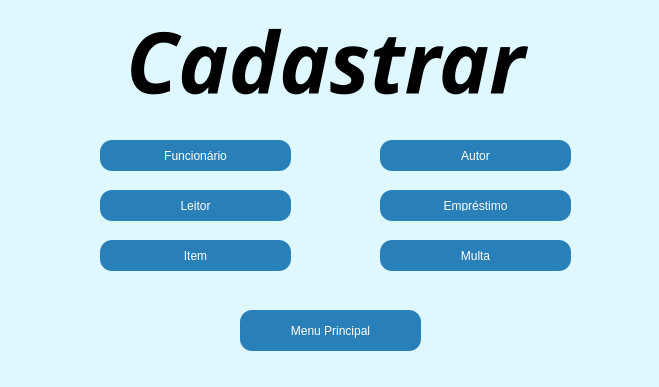
<?xml version="1.0" encoding="UTF-8"?>
<ui version="4.0">
 <class>Form</class>
 <widget class="QWidget" name="Form">
  <property name="geometry">
   <rect>
    <x>0</x>
    <y>0</y>
    <width>659</width>
    <height>387</height>
   </rect>
  </property>
  <property name="palette">
   <palette>
    <active>
     <colorrole role="WindowText">
      <brush brushstyle="SolidPattern">
       <color alpha="255">
        <red>0</red>
        <green>0</green>
        <blue>0</blue>
       </color>
      </brush>
     </colorrole>
     <colorrole role="Button">
      <brush brushstyle="SolidPattern">
       <color alpha="35">
        <red>24</red>
        <green>196</green>
        <blue>251</blue>
       </color>
      </brush>
     </colorrole>
     <colorrole role="Light">
      <brush brushstyle="SolidPattern">
       <color alpha="35">
        <red>147</red>
        <green>229</green>
        <blue>255</blue>
       </color>
      </brush>
     </colorrole>
     <colorrole role="Midlight">
      <brush brushstyle="SolidPattern">
       <color alpha="35">
        <red>85</red>
        <green>212</green>
        <blue>253</blue>
       </color>
      </brush>
     </colorrole>
     <colorrole role="Dark">
      <brush brushstyle="SolidPattern">
       <color alpha="35">
        <red>12</red>
        <green>98</green>
        <blue>125</blue>
       </color>
      </brush>
     </colorrole>
     <colorrole role="Mid">
      <brush brushstyle="SolidPattern">
       <color alpha="35">
        <red>16</red>
        <green>130</green>
        <blue>167</blue>
       </color>
      </brush>
     </colorrole>
     <colorrole role="Text">
      <brush brushstyle="SolidPattern">
       <color alpha="255">
        <red>0</red>
        <green>0</green>
        <blue>0</blue>
       </color>
      </brush>
     </colorrole>
     <colorrole role="BrightText">
      <brush brushstyle="SolidPattern">
       <color alpha="255">
        <red>255</red>
        <green>255</green>
        <blue>255</blue>
       </color>
      </brush>
     </colorrole>
     <colorrole role="ButtonText">
      <brush brushstyle="SolidPattern">
       <color alpha="255">
        <red>0</red>
        <green>0</green>
        <blue>0</blue>
       </color>
      </brush>
     </colorrole>
     <colorrole role="Base">
      <brush brushstyle="SolidPattern">
       <color alpha="255">
        <red>255</red>
        <green>255</green>
        <blue>255</blue>
       </color>
      </brush>
     </colorrole>
     <colorrole role="Window">
      <brush brushstyle="SolidPattern">
       <color alpha="35">
        <red>24</red>
        <green>196</green>
        <blue>251</blue>
       </color>
      </brush>
     </colorrole>
     <colorrole role="Shadow">
      <brush brushstyle="SolidPattern">
       <color alpha="255">
        <red>0</red>
        <green>0</green>
        <blue>0</blue>
       </color>
      </brush>
     </colorrole>
     <colorrole role="AlternateBase">
      <brush brushstyle="SolidPattern">
       <color alpha="145">
        <red>139</red>
        <green>225</green>
        <blue>253</blue>
       </color>
      </brush>
     </colorrole>
     <colorrole role="ToolTipBase">
      <brush brushstyle="SolidPattern">
       <color alpha="255">
        <red>255</red>
        <green>255</green>
        <blue>220</blue>
       </color>
      </brush>
     </colorrole>
     <colorrole role="ToolTipText">
      <brush brushstyle="SolidPattern">
       <color alpha="255">
        <red>0</red>
        <green>0</green>
        <blue>0</blue>
       </color>
      </brush>
     </colorrole>
    </active>
    <inactive>
     <colorrole role="WindowText">
      <brush brushstyle="SolidPattern">
       <color alpha="255">
        <red>0</red>
        <green>0</green>
        <blue>0</blue>
       </color>
      </brush>
     </colorrole>
     <colorrole role="Button">
      <brush brushstyle="SolidPattern">
       <color alpha="35">
        <red>24</red>
        <green>196</green>
        <blue>251</blue>
       </color>
      </brush>
     </colorrole>
     <colorrole role="Light">
      <brush brushstyle="SolidPattern">
       <color alpha="35">
        <red>147</red>
        <green>229</green>
        <blue>255</blue>
       </color>
      </brush>
     </colorrole>
     <colorrole role="Midlight">
      <brush brushstyle="SolidPattern">
       <color alpha="35">
        <red>85</red>
        <green>212</green>
        <blue>253</blue>
       </color>
      </brush>
     </colorrole>
     <colorrole role="Dark">
      <brush brushstyle="SolidPattern">
       <color alpha="35">
        <red>12</red>
        <green>98</green>
        <blue>125</blue>
       </color>
      </brush>
     </colorrole>
     <colorrole role="Mid">
      <brush brushstyle="SolidPattern">
       <color alpha="35">
        <red>16</red>
        <green>130</green>
        <blue>167</blue>
       </color>
      </brush>
     </colorrole>
     <colorrole role="Text">
      <brush brushstyle="SolidPattern">
       <color alpha="255">
        <red>0</red>
        <green>0</green>
        <blue>0</blue>
       </color>
      </brush>
     </colorrole>
     <colorrole role="BrightText">
      <brush brushstyle="SolidPattern">
       <color alpha="255">
        <red>255</red>
        <green>255</green>
        <blue>255</blue>
       </color>
      </brush>
     </colorrole>
     <colorrole role="ButtonText">
      <brush brushstyle="SolidPattern">
       <color alpha="255">
        <red>0</red>
        <green>0</green>
        <blue>0</blue>
       </color>
      </brush>
     </colorrole>
     <colorrole role="Base">
      <brush brushstyle="SolidPattern">
       <color alpha="255">
        <red>255</red>
        <green>255</green>
        <blue>255</blue>
       </color>
      </brush>
     </colorrole>
     <colorrole role="Window">
      <brush brushstyle="SolidPattern">
       <color alpha="35">
        <red>24</red>
        <green>196</green>
        <blue>251</blue>
       </color>
      </brush>
     </colorrole>
     <colorrole role="Shadow">
      <brush brushstyle="SolidPattern">
       <color alpha="255">
        <red>0</red>
        <green>0</green>
        <blue>0</blue>
       </color>
      </brush>
     </colorrole>
     <colorrole role="AlternateBase">
      <brush brushstyle="SolidPattern">
       <color alpha="145">
        <red>139</red>
        <green>225</green>
        <blue>253</blue>
       </color>
      </brush>
     </colorrole>
     <colorrole role="ToolTipBase">
      <brush brushstyle="SolidPattern">
       <color alpha="255">
        <red>255</red>
        <green>255</green>
        <blue>220</blue>
       </color>
      </brush>
     </colorrole>
     <colorrole role="ToolTipText">
      <brush brushstyle="SolidPattern">
       <color alpha="255">
        <red>0</red>
        <green>0</green>
        <blue>0</blue>
       </color>
      </brush>
     </colorrole>
    </inactive>
    <disabled>
     <colorrole role="WindowText">
      <brush brushstyle="SolidPattern">
       <color alpha="35">
        <red>12</red>
        <green>98</green>
        <blue>125</blue>
       </color>
      </brush>
     </colorrole>
     <colorrole role="Button">
      <brush brushstyle="SolidPattern">
       <color alpha="35">
        <red>24</red>
        <green>196</green>
        <blue>251</blue>
       </color>
      </brush>
     </colorrole>
     <colorrole role="Light">
      <brush brushstyle="SolidPattern">
       <color alpha="35">
        <red>147</red>
        <green>229</green>
        <blue>255</blue>
       </color>
      </brush>
     </colorrole>
     <colorrole role="Midlight">
      <brush brushstyle="SolidPattern">
       <color alpha="35">
        <red>85</red>
        <green>212</green>
        <blue>253</blue>
       </color>
      </brush>
     </colorrole>
     <colorrole role="Dark">
      <brush brushstyle="SolidPattern">
       <color alpha="35">
        <red>12</red>
        <green>98</green>
        <blue>125</blue>
       </color>
      </brush>
     </colorrole>
     <colorrole role="Mid">
      <brush brushstyle="SolidPattern">
       <color alpha="35">
        <red>16</red>
        <green>130</green>
        <blue>167</blue>
       </color>
      </brush>
     </colorrole>
     <colorrole role="Text">
      <brush brushstyle="SolidPattern">
       <color alpha="35">
        <red>12</red>
        <green>98</green>
        <blue>125</blue>
       </color>
      </brush>
     </colorrole>
     <colorrole role="BrightText">
      <brush brushstyle="SolidPattern">
       <color alpha="255">
        <red>255</red>
        <green>255</green>
        <blue>255</blue>
       </color>
      </brush>
     </colorrole>
     <colorrole role="ButtonText">
      <brush brushstyle="SolidPattern">
       <color alpha="35">
        <red>12</red>
        <green>98</green>
        <blue>125</blue>
       </color>
      </brush>
     </colorrole>
     <colorrole role="Base">
      <brush brushstyle="SolidPattern">
       <color alpha="35">
        <red>24</red>
        <green>196</green>
        <blue>251</blue>
       </color>
      </brush>
     </colorrole>
     <colorrole role="Window">
      <brush brushstyle="SolidPattern">
       <color alpha="35">
        <red>24</red>
        <green>196</green>
        <blue>251</blue>
       </color>
      </brush>
     </colorrole>
     <colorrole role="Shadow">
      <brush brushstyle="SolidPattern">
       <color alpha="255">
        <red>0</red>
        <green>0</green>
        <blue>0</blue>
       </color>
      </brush>
     </colorrole>
     <colorrole role="AlternateBase">
      <brush brushstyle="SolidPattern">
       <color alpha="35">
        <red>24</red>
        <green>196</green>
        <blue>251</blue>
       </color>
      </brush>
     </colorrole>
     <colorrole role="ToolTipBase">
      <brush brushstyle="SolidPattern">
       <color alpha="255">
        <red>255</red>
        <green>255</green>
        <blue>220</blue>
       </color>
      </brush>
     </colorrole>
     <colorrole role="ToolTipText">
      <brush brushstyle="SolidPattern">
       <color alpha="255">
        <red>0</red>
        <green>0</green>
        <blue>0</blue>
       </color>
      </brush>
     </colorrole>
    </disabled>
   </palette>
  </property>
  <property name="windowTitle">
   <string>Form</string>
  </property>
  <property name="styleSheet">
   <string notr="true">QPushButton {
    background-color: #2980b9;  /* Azul forte mas elegante */
    color: white;
    border-radius: 12px;
    padding: 10px 20px;
    font: bold 14px 'Segoe UI';
    border: none;
}

QPushButton:hover {
    background-color: #1f6391;
}

QPushButton:pressed {
    background-color: #154a6a;
}
</string>
  </property>
  <widget class="QLabel" name="menuTitle">
   <property name="geometry">
    <rect>
     <x>80</x>
     <y>10</y>
     <width>491</width>
     <height>101</height>
    </rect>
   </property>
   <property name="font">
    <font>
     <family>Trebuchet MS</family>
     <pointsize>64</pointsize>
     <weight>75</weight>
     <italic>true</italic>
     <bold>true</bold>
    </font>
   </property>
   <property name="text">
    <string>Cadastrar</string>
   </property>
   <property name="alignment">
    <set>Qt::AlignCenter</set>
   </property>
  </widget>
  <widget class="QPushButton" name="leituraButton">
   <property name="geometry">
    <rect>
     <x>100</x>
     <y>190</y>
     <width>191</width>
     <height>31</height>
    </rect>
   </property>
   <property name="text">
    <string>Leitor</string>
   </property>
  </widget>
  <widget class="QPushButton" name="itemButton">
   <property name="geometry">
    <rect>
     <x>100</x>
     <y>240</y>
     <width>191</width>
     <height>31</height>
    </rect>
   </property>
   <property name="text">
    <string>Item</string>
   </property>
  </widget>
  <widget class="QPushButton" name="funcionarioButton">
   <property name="geometry">
    <rect>
     <x>100</x>
     <y>140</y>
     <width>191</width>
     <height>31</height>
    </rect>
   </property>
   <property name="styleSheet">
    <string notr="true"/>
   </property>
   <property name="text">
    <string>Funcionário</string>
   </property>
  </widget>
  <widget class="QPushButton" name="emprestimoButton">
   <property name="geometry">
    <rect>
     <x>380</x>
     <y>190</y>
     <width>191</width>
     <height>31</height>
    </rect>
   </property>
   <property name="text">
    <string>Empréstimo</string>
   </property>
  </widget>
  <widget class="QPushButton" name="autorButton">
   <property name="geometry">
    <rect>
     <x>380</x>
     <y>140</y>
     <width>191</width>
     <height>31</height>
    </rect>
   </property>
   <property name="styleSheet">
    <string notr="true"/>
   </property>
   <property name="text">
    <string>Autor</string>
   </property>
  </widget>
  <widget class="QPushButton" name="multaButton">
   <property name="geometry">
    <rect>
     <x>380</x>
     <y>240</y>
     <width>191</width>
     <height>31</height>
    </rect>
   </property>
   <property name="text">
    <string>Multa</string>
   </property>
  </widget>
  <widget class="QPushButton" name="menuButton">
   <property name="geometry">
    <rect>
     <x>240</x>
     <y>310</y>
     <width>181</width>
     <height>41</height>
    </rect>
   </property>
   <property name="text">
    <string>Menu Principal</string>
   </property>
  </widget>
 </widget>
 <resources/>
 <connections/>
</ui>
